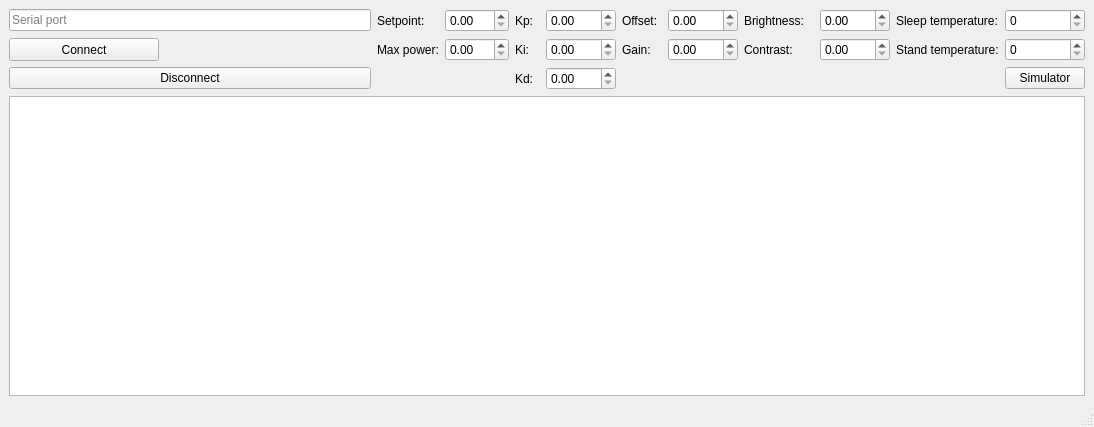
<?xml version="1.0" encoding="UTF-8"?>
<ui version="4.0">
 <class>MainWindow</class>
 <widget class="QMainWindow" name="MainWindow">
  <property name="geometry">
   <rect>
    <x>0</x>
    <y>0</y>
    <width>1094</width>
    <height>427</height>
   </rect>
  </property>
  <property name="windowTitle">
   <string>MainWindow</string>
  </property>
  <widget class="QWidget" name="centralwidget">
   <property name="layoutDirection">
    <enum>Qt::LeftToRight</enum>
   </property>
   <layout class="QVBoxLayout" name="verticalLayout_2">
    <item>
     <layout class="QGridLayout" name="gridLayout">
      <item row="2" column="3">
       <widget class="QPushButton" name="connectSerialButton">
        <property name="sizePolicy">
         <sizepolicy hsizetype="Minimum" vsizetype="Minimum">
          <horstretch>0</horstretch>
          <verstretch>0</verstretch>
         </sizepolicy>
        </property>
        <property name="maximumSize">
         <size>
          <width>150</width>
          <height>16777215</height>
         </size>
        </property>
        <property name="text">
         <string>Connect</string>
        </property>
       </widget>
      </item>
      <item row="2" column="8">
       <widget class="QLabel" name="label_5">
        <property name="text">
         <string>Gain:</string>
        </property>
       </widget>
      </item>
      <item row="1" column="9">
       <widget class="QDoubleSpinBox" name="offsetSpinBox">
        <property name="sizePolicy">
         <sizepolicy hsizetype="Minimum" vsizetype="Fixed">
          <horstretch>70</horstretch>
          <verstretch>0</verstretch>
         </sizepolicy>
        </property>
        <property name="minimumSize">
         <size>
          <width>70</width>
          <height>0</height>
         </size>
        </property>
        <property name="maximumSize">
         <size>
          <width>70</width>
          <height>16777215</height>
         </size>
        </property>
       </widget>
      </item>
      <item row="1" column="8">
       <widget class="QLabel" name="label_4">
        <property name="minimumSize">
         <size>
          <width>40</width>
          <height>0</height>
         </size>
        </property>
        <property name="maximumSize">
         <size>
          <width>40</width>
          <height>16777215</height>
         </size>
        </property>
        <property name="text">
         <string>Offset:</string>
        </property>
       </widget>
      </item>
      <item row="3" column="6">
       <widget class="QLabel" name="label_8">
        <property name="sizePolicy">
         <sizepolicy hsizetype="Minimum" vsizetype="Preferred">
          <horstretch>0</horstretch>
          <verstretch>0</verstretch>
         </sizepolicy>
        </property>
        <property name="text">
         <string>Kd:</string>
        </property>
       </widget>
      </item>
      <item row="2" column="7">
       <widget class="QDoubleSpinBox" name="KiSpinBox"/>
      </item>
      <item row="2" column="9">
       <widget class="QDoubleSpinBox" name="gainSpinBox"/>
      </item>
      <item row="1" column="7">
       <widget class="QDoubleSpinBox" name="KpSpinBox">
        <property name="minimumSize">
         <size>
          <width>70</width>
          <height>0</height>
         </size>
        </property>
        <property name="maximumSize">
         <size>
          <width>70</width>
          <height>16777215</height>
         </size>
        </property>
       </widget>
      </item>
      <item row="2" column="6">
       <widget class="QLabel" name="label_7">
        <property name="sizePolicy">
         <sizepolicy hsizetype="Minimum" vsizetype="Preferred">
          <horstretch>0</horstretch>
          <verstretch>0</verstretch>
         </sizepolicy>
        </property>
        <property name="text">
         <string>Ki:</string>
        </property>
       </widget>
      </item>
      <item row="1" column="6">
       <widget class="QLabel" name="label_6">
        <property name="sizePolicy">
         <sizepolicy hsizetype="Minimum" vsizetype="Minimum">
          <horstretch>0</horstretch>
          <verstretch>0</verstretch>
         </sizepolicy>
        </property>
        <property name="minimumSize">
         <size>
          <width>25</width>
          <height>0</height>
         </size>
        </property>
        <property name="maximumSize">
         <size>
          <width>25</width>
          <height>16777215</height>
         </size>
        </property>
        <property name="text">
         <string>Kp:</string>
        </property>
       </widget>
      </item>
      <item row="3" column="7">
       <widget class="QDoubleSpinBox" name="KdSpinBox"/>
      </item>
      <item row="1" column="5">
       <widget class="QDoubleSpinBox" name="setpointSpinBox">
        <property name="maximumSize">
         <size>
          <width>70</width>
          <height>16777215</height>
         </size>
        </property>
        <property name="maximum">
         <double>999.990000000000009</double>
        </property>
        <property name="singleStep">
         <double>5.000000000000000</double>
        </property>
       </widget>
      </item>
      <item row="3" column="3">
       <widget class="QPushButton" name="disconnectButton">
        <property name="text">
         <string>Disconnect</string>
        </property>
       </widget>
      </item>
      <item row="2" column="10">
       <widget class="QLabel" name="label_2">
        <property name="text">
         <string>Contrast:</string>
        </property>
       </widget>
      </item>
      <item row="1" column="10">
       <widget class="QLabel" name="label">
        <property name="minimumSize">
         <size>
          <width>70</width>
          <height>0</height>
         </size>
        </property>
        <property name="maximumSize">
         <size>
          <width>70</width>
          <height>16777215</height>
         </size>
        </property>
        <property name="text">
         <string>Brightness:</string>
        </property>
       </widget>
      </item>
      <item row="1" column="3">
       <widget class="QLineEdit" name="deviceTextEdit">
        <property name="placeholderText">
         <string>Serial port</string>
        </property>
       </widget>
      </item>
      <item row="2" column="4">
       <widget class="QLabel" name="label_9">
        <property name="text">
         <string>Max power:</string>
        </property>
       </widget>
      </item>
      <item row="1" column="4">
       <widget class="QLabel" name="label_3">
        <property name="maximumSize">
         <size>
          <width>55</width>
          <height>16777215</height>
         </size>
        </property>
        <property name="text">
         <string>Setpoint:</string>
        </property>
       </widget>
      </item>
      <item row="2" column="5">
       <widget class="QDoubleSpinBox" name="maxPowerSpinBox">
        <property name="maximum">
         <double>100.000000000000000</double>
        </property>
       </widget>
      </item>
      <item row="2" column="12">
       <widget class="QLabel" name="label_10">
        <property name="text">
         <string>Stand temperature:</string>
        </property>
       </widget>
      </item>
      <item row="1" column="12">
       <widget class="QLabel" name="label_11">
        <property name="text">
         <string>Sleep temperature:</string>
        </property>
       </widget>
      </item>
      <item row="2" column="13">
       <widget class="QSpinBox" name="standTemperatureSpinBox">
        <property name="maximum">
         <number>999</number>
        </property>
        <property name="singleStep">
         <number>5</number>
        </property>
       </widget>
      </item>
      <item row="1" column="13">
       <widget class="QSpinBox" name="sleepTemperatureSpinBox">
        <property name="maximum">
         <number>999</number>
        </property>
        <property name="singleStep">
         <number>5</number>
        </property>
       </widget>
      </item>
      <item row="1" column="11">
       <widget class="QDoubleSpinBox" name="brightnessSpinBox">
        <property name="sizePolicy">
         <sizepolicy hsizetype="Minimum" vsizetype="Fixed">
          <horstretch>0</horstretch>
          <verstretch>0</verstretch>
         </sizepolicy>
        </property>
        <property name="minimumSize">
         <size>
          <width>70</width>
          <height>0</height>
         </size>
        </property>
        <property name="maximumSize">
         <size>
          <width>16777215</width>
          <height>16777215</height>
         </size>
        </property>
        <property name="maximum">
         <double>100.000000000000000</double>
        </property>
       </widget>
      </item>
      <item row="2" column="11">
       <widget class="QDoubleSpinBox" name="contrastSpinBox">
        <property name="enabled">
         <bool>true</bool>
        </property>
        <property name="minimumSize">
         <size>
          <width>70</width>
          <height>0</height>
         </size>
        </property>
        <property name="maximum">
         <double>100.000000000000000</double>
        </property>
       </widget>
      </item>
      <item row="3" column="13">
       <widget class="QPushButton" name="connectSimulatorButton">
        <property name="text">
         <string>Simulator</string>
        </property>
       </widget>
      </item>
     </layout>
    </item>
    <item>
     <widget class="PlotWidget" name="widget"/>
    </item>
   </layout>
  </widget>
  <widget class="QStatusBar" name="statusbar"/>
  <action name="actionSimulator">
   <property name="text">
    <string>Simulator</string>
   </property>
  </action>
  <action name="actionDisconnect">
   <property name="text">
    <string>Disconnect</string>
   </property>
  </action>
  <action name="actionTip_Calibration">
   <property name="text">
    <string>Tip Calibration</string>
   </property>
  </action>
  <action name="actionPID_Calibration">
   <property name="text">
    <string>PID Calibration</string>
   </property>
  </action>
  <action name="actionSetpoint">
   <property name="text">
    <string>Temperature</string>
   </property>
  </action>
  <action name="actionDisplay">
   <property name="text">
    <string>Display</string>
   </property>
  </action>
 </widget>
 <customwidgets>
  <customwidget>
   <class>PlotWidget</class>
   <extends>QGraphicsView</extends>
   <header>pyqtgraph</header>
  </customwidget>
 </customwidgets>
 <tabstops>
  <tabstop>disconnectButton</tabstop>
  <tabstop>setpointSpinBox</tabstop>
  <tabstop>KpSpinBox</tabstop>
  <tabstop>KiSpinBox</tabstop>
  <tabstop>KdSpinBox</tabstop>
  <tabstop>offsetSpinBox</tabstop>
  <tabstop>gainSpinBox</tabstop>
  <tabstop>widget</tabstop>
 </tabstops>
 <resources/>
 <connections/>
</ui>
